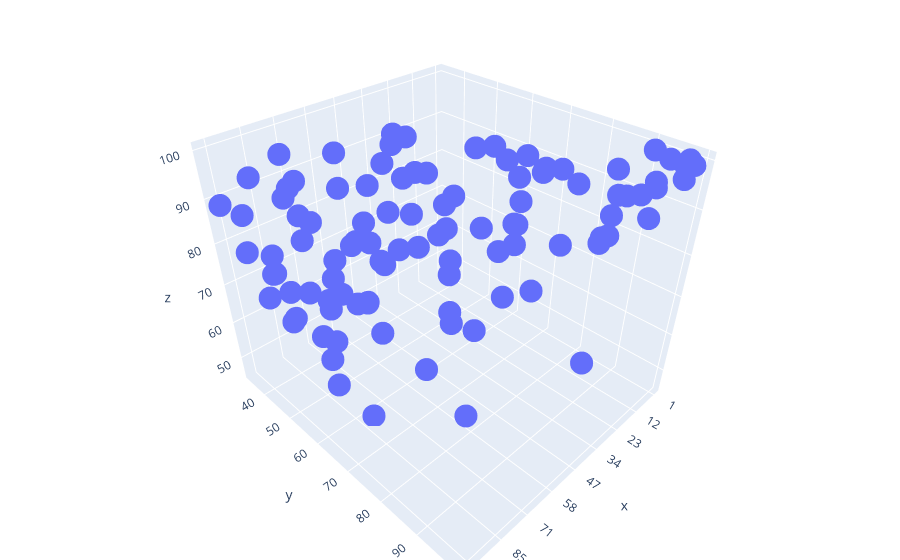

The code cell stored with this chart in its notebook:
### Code cell
import pandas as pd
import plotly.graph_objects as go
from plotly.offline import iplot

df = timesData.iloc[:100, :]


trace1 = go.Scatter3d(
    
    x = df["world_rank"],
    y = df["research"],
    z = df["citations"],
    mode = "markers"
    
)



data = [trace1]

layout = go.Layout(
    margin=dict(l=0, r=0, b=0, t=0)
)
    
fig = go.Figure(data=data, layout=layout)
iplot(fig)
